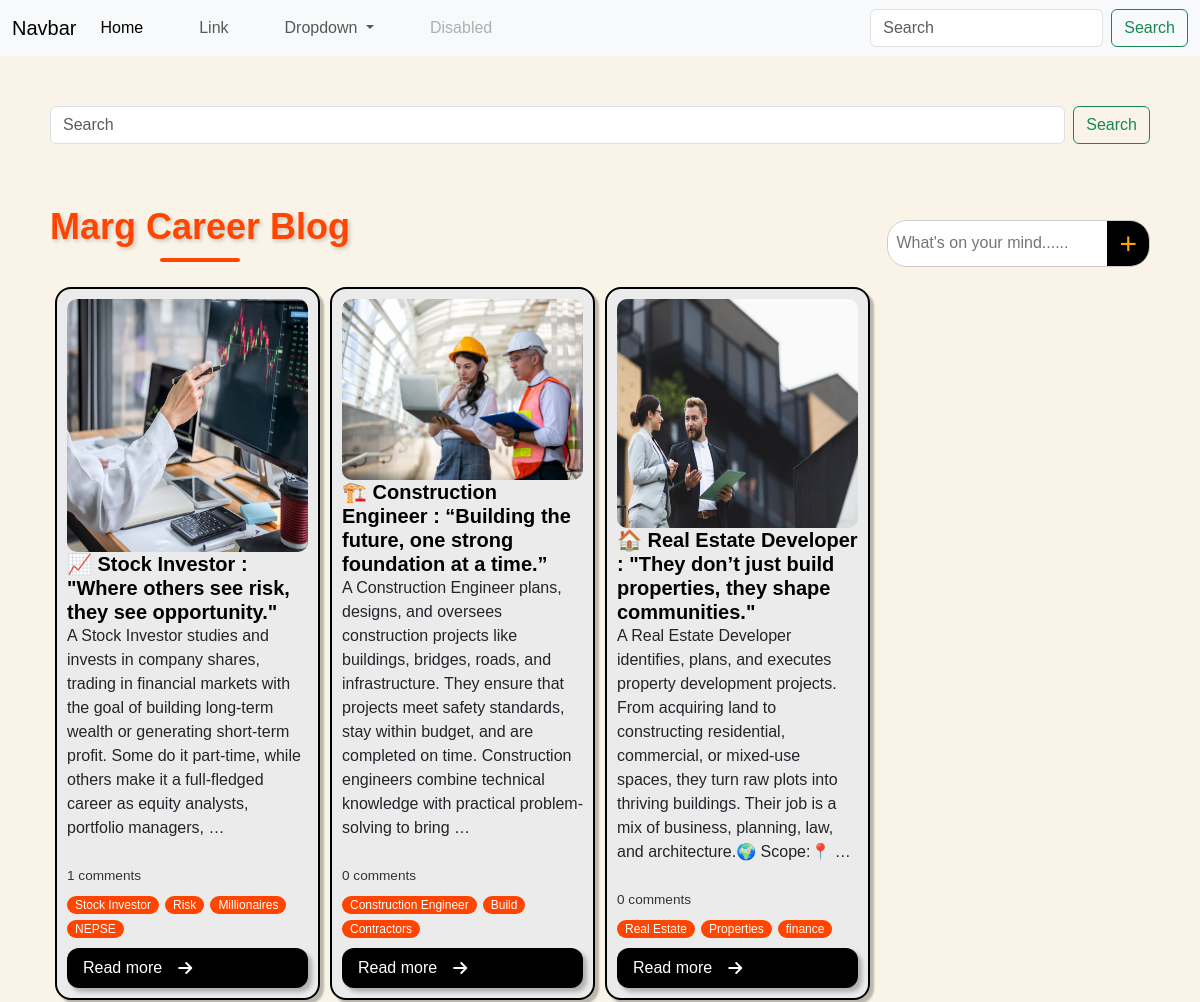
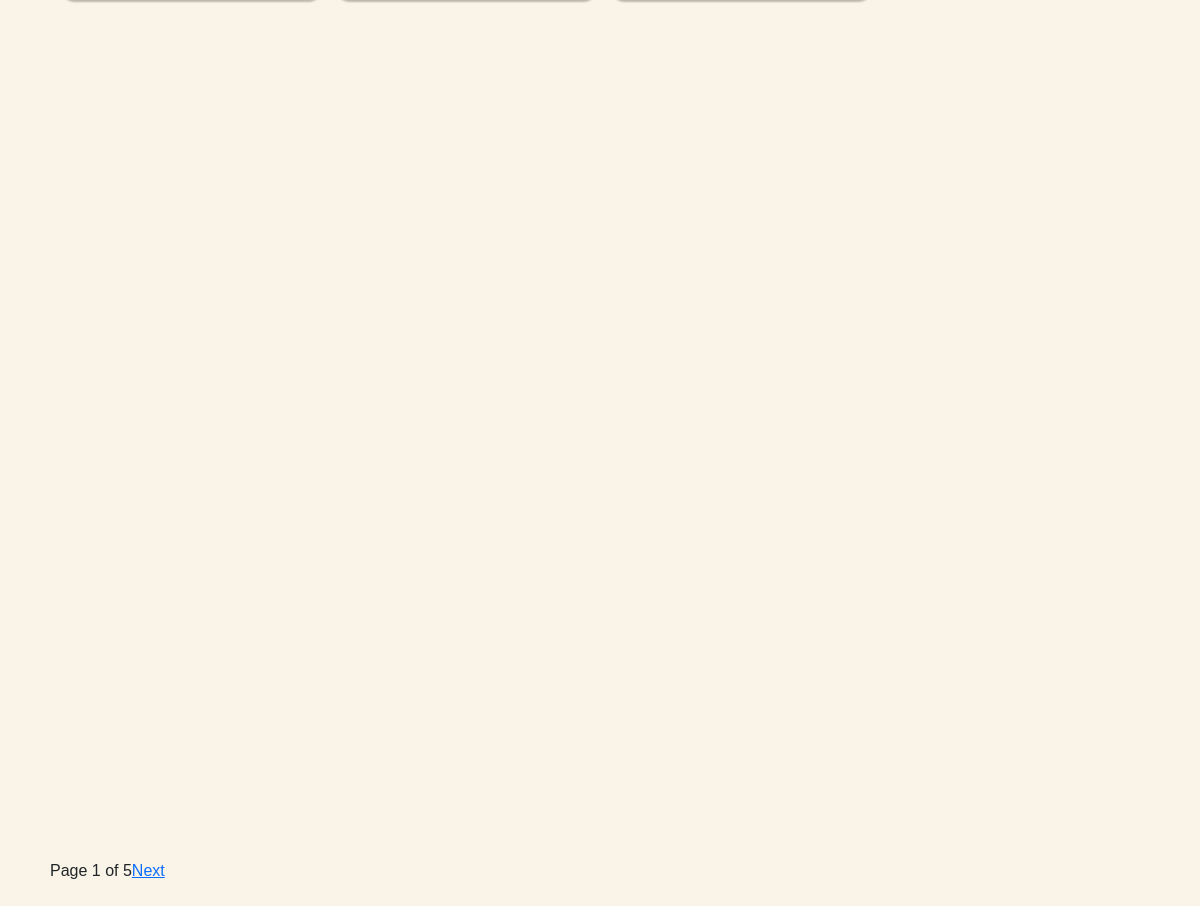
Screenshot of /post-search/ with the database file from the repository (2 pictures, top to bottom).
### blogapp/models.py (models this page shows, shortened)
class TimeStampModel(models.Model):
    created_at = models.DateTimeField(auto_now_add=True)
    updated_at = models.DateTimeField(auto_now=True)
    class Meta:
        abstract = True

class Post(TimeStampModel):
    STATUS_CHOICES = [
        ('active', 'Active'),
        ('in_active','Inactive'),
    ]
    title = models.CharField(max_length=200)
    description = models.TextField()
    featured_image = models.ImageField(upload_to='post_images/%Y/%m/%d', blank=False)
    author = models.ForeignKey(settings.AUTH_USER_MODEL, on_delete=models.CASCADE)  # ✅ FIXED
    status = models.CharField(max_length=20, choices=STATUS_CHOICES, default='active')
    published_at = models.DateTimeField(null=True, blank=True)
    tag = models.ManyToManyField(Tag)

class Tag(TimeStampModel):
    name = models.CharField(max_length=100)

### blogapp/views.py (the view)
# urls.py: path("post-search/",views.PostSearchView.as_view(),name="post-search"),
class PostSearchView(View):
    template_name = 'marg/Blog/blog.html'
    def get(self, request, *args, **kwargs):
        query = request.GET.get('query', '').strip()
        if query:
            post_list = Post.objects.filter(
                Q(title__icontains=query) | Q(description__icontains=query),
                status='active',
                published_at__isnull=False
            ).order_by('-published_at')
        else:
            post_list = Post.objects.filter(
                status='active',
                published_at__isnull=False
            ).order_by('-published_at')
        paginator = Paginator(post_list, 3)
        page = request.GET.get('page', 1)
        try:
            posts = paginator.page(page)
        except PageNotAnInteger:
            posts = paginator.page(1)
        return render(
            request,
            self.template_name,
            {
                'page_obj': posts,
                'query': query,
                'form': PostForm(),
            }
        )

### blogapp/forms.py (shortened to what this page needs)
class PostForm(forms.ModelForm):
    tag = forms.CharField(required=False, widget=forms.SelectMultiple(attrs={
        'class': 'form-control tag-select',
        'multiple': 'multiple'
    }))
    class Meta:
        model = Post
        exclude = ("author", "published_at")
        widgets = {
            "title": forms.TextInput(attrs={
                "class": "form-control",
                "placeholder": "Enter the title of the post"
            }),
            "description": SummernoteWidget(attrs={
                "summernote": {
                    "width": "100%",
                    "height": "200px"
                }
            }),
            "status": forms.Select(attrs={"class": "form-control"}),
        }

### templates/marg/Blog/blog.html (shortened to what this page needs)
{% extends "marg/base.html" %}
{% load static %}
{% block extra_css %}
<link rel="stylesheet" href="{% static 'marg/assets/css/blog.css' %}" />
<link
  href="https://cdn.jsdelivr.net/npm/select2@4.1.0-rc.0/dist/css/select2.min.css"
  rel="stylesheet"
/>
<link
  rel="stylesheet"
  href="https://cdnjs.cloudflare.com/ajax/libs/font-awesome/6.5.0/css/all.min.css"
/>
{% endblock %}
{% block content %}
{% include 'marg/Blog/BlogList/bloglist.html'%}
{% endblock %}

### templates/marg/Blog/BlogList/bloglist.html (shortened to what this page needs)
{% load static %}
{% block content %}
<section class="blog">
<form class="d-flex position-relative" role="search" action="{% url 'post-search' %}" method="get">
  <input
    class="form-control me-2"
    type="search"
    name="query"
    placeholder="Search"
    aria-label="Search"
    value="{{ query }}"
    id="searchInput"
  />
  <button class="btn btn-outline-success" type="submit">Search</button>
</form>
  <div class="head" style="margin-top: 60px;">
    <div class="head-title">
      <h2 class="blog-title">Marg Career Blog</h2>
    </div>
    <div class="head-add">
      <input type="text" placeholder="What's on your mind......" readonly />
      <button class="open-modal-btn">+</button>
    </div>
  </div>
  <div class="body-box">
    {% for post in page_obj %}
    <div class="body-box-item-1 body-box-item">
      <img src="{{ post.featured_image.url }}" alt="{{ post.title }}" />
      <h3>
        <a href="{% url 'post-detail' post.pk %}" class="post-title">{{ post.title }}</a>
      </h3>
      <p>{{ post.description | striptags | truncatewords:40 }}</p>
      <div class="meta-info">
        <span class="comments-count">{{ post.comment_set.count }} comments</span>
        <div class="tags">
          {% for tag in post.tag.all %}
          <span class="tag-item">{{ tag.name }}</span>
          {% endfor %}
        </div>
      </div>
      <a href="{% url 'post-detail' post.pk %}" class="read-more-btn">
        <span>Read more</span>
        <i class="fa-solid fa-arrow-right"></i>
      </a>
    </div>
    {% empty %}
    <p>No posts available.</p>
    {% endfor %}
  </div>
  <div class="pagination mt-4">
    <span>Page {{ page_obj.number }} of {{ page_obj.paginator.num_pages }}</span>
    {% if page_obj.has_next %}
      <a href="?query={{ query }}&page={{ page_obj.next_page_number }}">Next</a>
    {% endif %}
  </div>
</section>
{% endblock %}

### static/marg/assets/css/base.css (style rules this page uses)
* { box-sizing: border-box; margin: 0; padding: 0; font-family: Poppins, sans-serif; }
:root { --dark: #12100E; --light: #ffffff; --mid-light: red; }

### static/marg/assets/css/blog.css (style rules this page uses)
body { margin: 0; padding: 0; font-family: "Segoe UI", Tahoma, Geneva, Verdana, sans-serif; background-color: #f0f0f0; }
.blog { display: flex; flex-direction: column; padding: 50px; background-color: #F9F4E7; }
.head { display: flex; justify-content: space-between; align-items: center; }
.head-add { display: flex; border: 1px solid #ccc; border-radius: 20px; overflow: hidden; }
.head-add input { padding: 8px 4px 8px 8px; border: none; outline: none; }
.head-add button { background: black; color: orange; border: none; padding: 0 12px; cursor: pointer; font-size: 30px; }
.body-box { display: grid; grid-template-rows: 1fr 0.15fr 1fr; grid-template-columns: repeat(4, 1fr); }
.body-box-item { display: flex; flex-direction: column; border: 2px solid black; max-width: 600px; padding: 10px; margin: 5px; border-radius: 16px; box-shadow: 4px 4px 2px 0 rgba(0, 0, 0, 0.25); background-color: #EBEBEB; }
.body-box-item h3 { color: rgb(0, 0, 0); margin-bottom: 0; font-size: 20px; font-weight: bold; font-family:sans-serif; }
.body-box-item img { flex: 1; border-radius: 10px; width: 100%; }
.meta-info { display: flex; flex-wrap: wrap; justify-content: space-between; align-items: center; gap: 10px; margin-top: 10px; font-size: 0.85rem; color: #333; margin-bottom: 10px; }
.meta-info .comments-count { flex-shrink: 0; font-weight: 500; }
.meta-info .tags { display: flex; flex-wrap: wrap; align-items: center; gap: 6px; }
.meta-info .tag-item { display: inline-block; background-color: #ff4500; color: #fff; border-radius: 12px; padding: 3px 8px; font-size: 0.75rem; line-height: 1; }
.body-box-item h3 a { color: rgb(0, 0, 0); text-decoration: none; transition: color 0.3s ease; }
.read-more-btn { display: inline-flex; align-items: center; gap: 8px; text-decoration: none; background-color: black; color: white; padding: 8px 16px; border-radius: 12px; box-shadow: 4px 4px 4px rgba(0, 0, 0, 0.25); transition: background-color 0.3s ease; }
.read-more-btn i { margin-left: 8px; }
.blog-title { font-size: 36px; font-weight: bold; text-align: center; color: #ff4500; text-shadow: 2px 2px 4px rgba(0,0,0,0.2); margin: 1px 0 20px; position: relative; }
.blog-title::after { content: ""; display: block; width: 80px; height: 4px; background: #ff4500; margin: 10px auto 0; border-radius: 2px; }

### rows the page displays
Post: featured_image (picture), title "📈 Stock Investor : \"Where others see risk, they see opportunity.\"", description "A Stock Investor studies and invests in company shares, trading in financial markets with the goal of building long-term wealth or generating short-term profit. Some do it part-time, while others make it a full-fledged career as equity analysts, portfolio managers, …", comment_set.count "1"
Tag: name "Stock Investor"
Tag: name "Risk"
Tag: name "Millionaires"
Tag: name "NEPSE"
Post: featured_image (picture), title "🏗️ Construction Engineer : “Building the future, one strong foundation at a time.”", description "A Construction Engineer plans, designs, and oversees construction projects like buildings, bridges, roads, and infrastructure. They ensure that projects meet safety standards, stay within budget, and are completed on time. Construction engineers combine technical knowledge with practical problem-solving to bring …", comment_set.count "0"
Tag: name "Construction Engineer"
Tag: name "Build"
Tag: name "Contractors"
Post: featured_image (picture), title "🏠 Real Estate Developer : \"They don’t just build properties, they shape communities.\"", description "A Real Estate Developer identifies, plans, and executes property development projects. From acquiring land to constructing residential, commercial, or mixed-use spaces, they turn raw plots into thriving buildings. Their job is a mix of business, planning, law, and architecture.🌍 Scope:📍 …", comment_set.count "0"
Tag: name "Real Estate"
Tag: name "Properties"
Tag: name "finance"

### other values shown
{{ page_obj.number }} "1"
{{ page_obj.paginator.num_pages }} "5"
